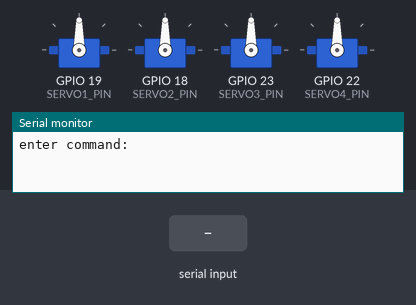
Bench run of a sketch on a simulated ESP32. Shown: 4 × servo, the last lines printed to the serial monitor. The test bench sets the inputs (shaded band).

Above: at 1.4 s.
1.5 s: "180\n" received over Serial
At 1.8 s:
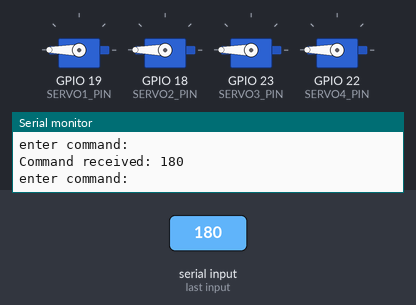
3.0 s: "up\n" received over Serial
At 4.1 s:
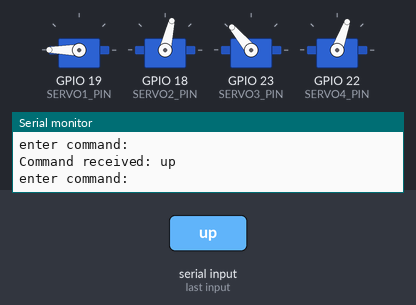
4.5 s: "0\n" received over Serial
At 5.3 s:
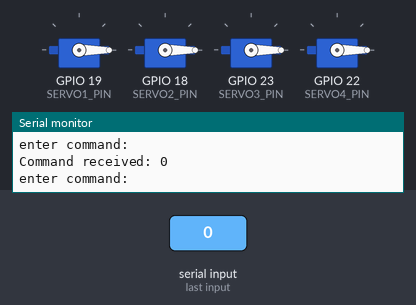
6.0 s: "90\n" received over Serial
At 6.4 s:
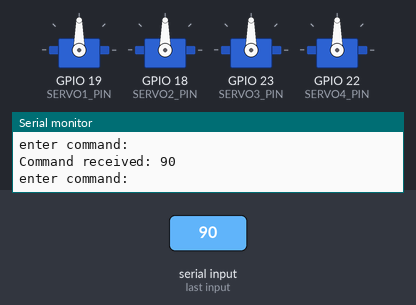
Timing chart, 0 to 8.5 s (numbered marks = the images above; inputs shaded):
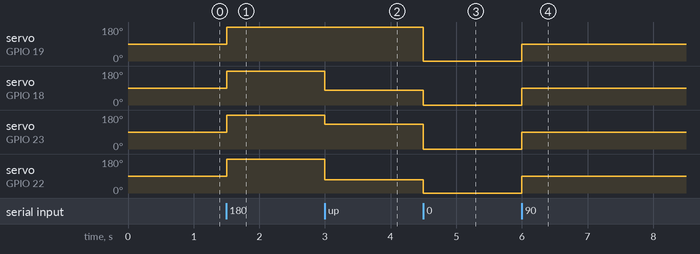

The sketch:

4-motor_project.ino
```cpp
#include <ESP32Servo.h>
/**/
Servo servo1;
Servo servo2;
Servo servo3;
Servo servo4;

constexpr int SERVO1_PIN = 19;
constexpr int SERVO2_PIN = 18;
constexpr int SERVO3_PIN = 23;
constexpr int SERVO4_PIN = 22;

char cmdBuf[32];
uint8_t cmdIdx = 0;


enum Mode {
  IDLE,
  ANGLE
};

Mode mode = IDLE;


// timing
unsigned long lastStepTime = 0;

// routine state
uint8_t routineStep = 0;

// sweep state
int sweepPos = 0;
int sweepDir = 1;

void setAll(int a, int b, int c, int d) {
  servo1.write(a);
  servo2.write(b);
  servo3.write(c);
  servo4.write(d);
}

void setOne(char M, int ang) {
    if(M == 'a'){
        servo1.write(ang);
    }
    if(M == 'b'){
        servo2.write(ang);
    }
    if(M == 'c'){
        servo3.write(ang);
    }
    if(M == 'd'){
        servo4.write(ang);
    }
}


void handleCommand(const char *cmd) {

  Serial.print("Command received: ");
  Serial.println(cmd);

  if(mode == ANGLE){
    if (!strcmp(cmd, "q")) {
      mode = IDLE;
      return;
    }
    int angle;
    char motor;

    if (sscanf(cmd, " %c %d", &motor, &angle) == 2) {

      if (motor >= '1' && motor <= '4') {
        motor = 'a' + (motor - '1');
      }

      if (motor < 'a' || motor > 'd' || angle < 0 || angle > 180) {
        Serial.println("invalid motor or angle");
        Serial.println("format: a 90");
        return;
      }
    }

    setOne(motor, angle);
    Serial.print("motor ");
    Serial.print(motor);
    Serial.print(" -> ");
    Serial.println(angle);
    return;

  }

  else{
    if (!strcmp(cmd, "180")) {
      setAll(180, 180, 180, 180);
    }
    else if (!strcmp(cmd, "0")) {
      setAll(0, 0, 0, 0);
    }
    else if (!strcmp(cmd, "90")) {
      setAll(90, 90, 90, 90);
    }
    else if (!strcmp(cmd, "up")) {
      setAll(180, 77, 130, 70);
    }
    else if (!strcmp(cmd, "angle")) {
      mode = ANGLE;
    }
    else {
      Serial.println("unknown command");
    }
  }
  if(mode == ANGLE){
    Serial.println("enter motor [1,4]");
  }
  else{
    Serial.println("enter command:");
  }
}

void setup() {
  Serial.begin(115200);
  delay(200);
  while (Serial.available()) Serial.read();


  Serial.setRxBufferSize(256);

  ESP32PWM::allocateTimer(0);
  ESP32PWM::allocateTimer(1);
  ESP32PWM::allocateTimer(2);
  ESP32PWM::allocateTimer(3);
/*  */
  servo1.setPeriodHertz(50);
  servo2.setPeriodHertz(50);
  servo3.setPeriodHertz(50);
  servo4.setPeriodHertz(50);

  servo1.attach(SERVO1_PIN, 500, 2500);
  servo2.attach(SERVO2_PIN, 500, 2500);
  servo3.attach(SERVO3_PIN, 500, 2500);
  servo4.attach(SERVO4_PIN, 500, 2500);

  Serial.println("enter command:");
}

void loop() {

while (Serial.available()) {
  char c = Serial.read();

  if (c >= 'A' && c <= 'Z') c += 32;

  if (c == '\n' || c == '\r') {
    if (cmdIdx > 0) {
      cmdBuf[cmdIdx] = '\0';
      handleCommand(cmdBuf);
      cmdIdx = 0;
    }
  }
  else if (cmdIdx < sizeof(cmdBuf) - 1) {
    cmdBuf[cmdIdx++] = c;
  }
}


  switch (mode) {
    case ANGLE:
      break;
    case IDLE:
    default:
      break;
  }
}
```

Measured:
- after the input at 1.5 s, servo on GPIO 19 (SERVO1_PIN), servo on GPIO 18 (SERVO2_PIN), servo on GPIO 23 (SERVO3_PIN), servo on GPIO 22 (SERVO4_PIN): 90° → 180° at once
- after the input at 3.0 s, servo on GPIO 18 (SERVO2_PIN): 180° → 77° at once; servo on GPIO 23 (SERVO3_PIN): 180° → 130° at once; servo on GPIO 22 (SERVO4_PIN): 180° → 70° at once
- after the input at 4.5 s, servo on GPIO 19 (SERVO1_PIN): 180° → 0° at once; servo on GPIO 18 (SERVO2_PIN): 77° → 0° at once; servo on GPIO 23 (SERVO3_PIN): 130° → 0° at once; servo on GPIO 22 (SERVO4_PIN): 70° → 0° at once
- after the input at 6.0 s, servo on GPIO 19 (SERVO1_PIN), servo on GPIO 18 (SERVO2_PIN), servo on GPIO 23 (SERVO3_PIN), servo on GPIO 22 (SERVO4_PIN): 0° → 90° at once
